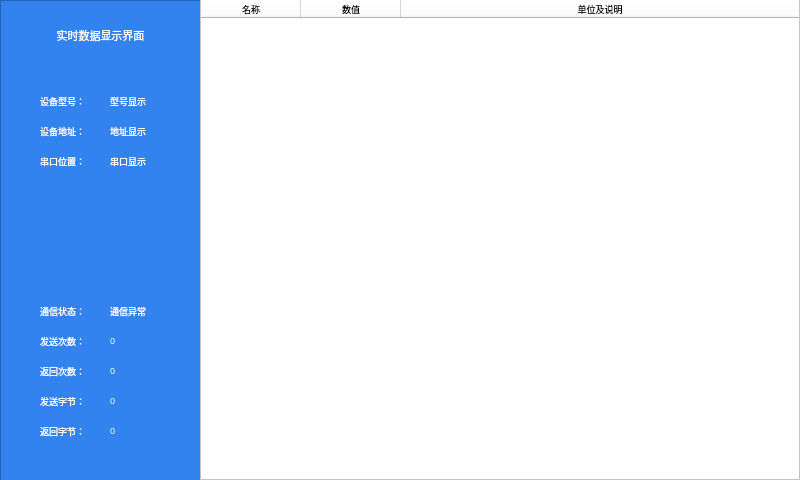
<?xml version="1.0" encoding="UTF-8"?>
<ui version="4.0">
 <class>Measure</class>
 <widget class="QWidget" name="Measure">
  <property name="windowModality">
   <enum>Qt::NonModal</enum>
  </property>
  <property name="geometry">
   <rect>
    <x>0</x>
    <y>0</y>
    <width>800</width>
    <height>480</height>
   </rect>
  </property>
  <property name="windowTitle">
   <string>Form</string>
  </property>
  <property name="styleSheet">
   <string notr="true">background-color: rgb(255, 255, 255);</string>
  </property>
  <widget class="QFrame" name="frame">
   <property name="geometry">
    <rect>
     <x>0</x>
     <y>0</y>
     <width>201</width>
     <height>481</height>
    </rect>
   </property>
   <property name="font">
    <font>
     <pointsize>9</pointsize>
    </font>
   </property>
   <property name="styleSheet">
    <string notr="true">background-color: rgb(50, 130, 240);
</string>
   </property>
   <property name="frameShape">
    <enum>QFrame::StyledPanel</enum>
   </property>
   <property name="frameShadow">
    <enum>QFrame::Raised</enum>
   </property>
   <widget class="QLabel" name="label">
    <property name="geometry">
     <rect>
      <x>40</x>
      <y>90</y>
      <width>61</width>
      <height>21</height>
     </rect>
    </property>
    <property name="font">
     <font>
      <pointsize>7</pointsize>
     </font>
    </property>
    <property name="styleSheet">
     <string notr="true">color:rgb(255, 255, 255);</string>
    </property>
    <property name="text">
     <string>设备型号：</string>
    </property>
   </widget>
   <widget class="QLabel" name="label_2">
    <property name="geometry">
     <rect>
      <x>40</x>
      <y>120</y>
      <width>61</width>
      <height>21</height>
     </rect>
    </property>
    <property name="font">
     <font>
      <pointsize>7</pointsize>
     </font>
    </property>
    <property name="styleSheet">
     <string notr="true">color:rgb(255, 255, 255);</string>
    </property>
    <property name="text">
     <string>设备地址：</string>
    </property>
   </widget>
   <widget class="QLabel" name="label_3">
    <property name="geometry">
     <rect>
      <x>20</x>
      <y>20</y>
      <width>161</width>
      <height>31</height>
     </rect>
    </property>
    <property name="font">
     <font>
      <pointsize>8</pointsize>
     </font>
    </property>
    <property name="styleSheet">
     <string notr="true">color:rgb(255, 255, 255);</string>
    </property>
    <property name="text">
     <string>实时数据显示界面</string>
    </property>
    <property name="alignment">
     <set>Qt::AlignCenter</set>
    </property>
   </widget>
   <widget class="QLabel" name="label_type">
    <property name="geometry">
     <rect>
      <x>110</x>
      <y>90</y>
      <width>81</width>
      <height>21</height>
     </rect>
    </property>
    <property name="font">
     <font>
      <pointsize>7</pointsize>
     </font>
    </property>
    <property name="styleSheet">
     <string notr="true">color:rgb(255, 255, 255);</string>
    </property>
    <property name="text">
     <string>型号显示</string>
    </property>
   </widget>
   <widget class="QLabel" name="label_addr">
    <property name="geometry">
     <rect>
      <x>110</x>
      <y>120</y>
      <width>81</width>
      <height>21</height>
     </rect>
    </property>
    <property name="font">
     <font>
      <pointsize>7</pointsize>
     </font>
    </property>
    <property name="styleSheet">
     <string notr="true">color:rgb(255, 255, 255);</string>
    </property>
    <property name="text">
     <string>地址显示</string>
    </property>
   </widget>
   <widget class="QLabel" name="label_com">
    <property name="geometry">
     <rect>
      <x>110</x>
      <y>150</y>
      <width>81</width>
      <height>21</height>
     </rect>
    </property>
    <property name="font">
     <font>
      <pointsize>7</pointsize>
     </font>
    </property>
    <property name="styleSheet">
     <string notr="true">color:rgb(255, 255, 255);</string>
    </property>
    <property name="text">
     <string>串口显示</string>
    </property>
   </widget>
   <widget class="QLabel" name="label_9">
    <property name="geometry">
     <rect>
      <x>40</x>
      <y>150</y>
      <width>61</width>
      <height>21</height>
     </rect>
    </property>
    <property name="font">
     <font>
      <pointsize>7</pointsize>
     </font>
    </property>
    <property name="styleSheet">
     <string notr="true">color:rgb(255, 255, 255);</string>
    </property>
    <property name="text">
     <string>串口位置：</string>
    </property>
   </widget>
   <widget class="QLabel" name="label_8">
    <property name="geometry">
     <rect>
      <x>40</x>
      <y>420</y>
      <width>61</width>
      <height>21</height>
     </rect>
    </property>
    <property name="font">
     <font>
      <pointsize>7</pointsize>
     </font>
    </property>
    <property name="styleSheet">
     <string notr="true">color: rgb(255, 255, 255);</string>
    </property>
    <property name="text">
     <string>返回字节：</string>
    </property>
   </widget>
   <widget class="QLabel" name="label_7">
    <property name="geometry">
     <rect>
      <x>40</x>
      <y>390</y>
      <width>61</width>
      <height>21</height>
     </rect>
    </property>
    <property name="font">
     <font>
      <pointsize>7</pointsize>
     </font>
    </property>
    <property name="styleSheet">
     <string notr="true">color: rgb(255, 255, 255);</string>
    </property>
    <property name="text">
     <string>发送字节：</string>
    </property>
   </widget>
   <widget class="QLabel" name="label_stat">
    <property name="geometry">
     <rect>
      <x>110</x>
      <y>300</y>
      <width>61</width>
      <height>21</height>
     </rect>
    </property>
    <property name="font">
     <font>
      <pointsize>7</pointsize>
     </font>
    </property>
    <property name="styleSheet">
     <string notr="true">color: rgb(255, 255, 255);</string>
    </property>
    <property name="text">
     <string>通信异常</string>
    </property>
   </widget>
   <widget class="QLabel" name="label_sbyte">
    <property name="geometry">
     <rect>
      <x>110</x>
      <y>390</y>
      <width>61</width>
      <height>21</height>
     </rect>
    </property>
    <property name="font">
     <font>
      <pointsize>7</pointsize>
     </font>
    </property>
    <property name="styleSheet">
     <string notr="true">color: rgb(255, 255, 255);</string>
    </property>
    <property name="text">
     <string>0</string>
    </property>
   </widget>
   <widget class="QLabel" name="label_rec">
    <property name="geometry">
     <rect>
      <x>110</x>
      <y>360</y>
      <width>61</width>
      <height>21</height>
     </rect>
    </property>
    <property name="font">
     <font>
      <pointsize>7</pointsize>
     </font>
    </property>
    <property name="styleSheet">
     <string notr="true">color: rgb(255, 255, 255);</string>
    </property>
    <property name="text">
     <string>0</string>
    </property>
   </widget>
   <widget class="QLabel" name="label_6">
    <property name="geometry">
     <rect>
      <x>40</x>
      <y>360</y>
      <width>61</width>
      <height>21</height>
     </rect>
    </property>
    <property name="font">
     <font>
      <pointsize>7</pointsize>
     </font>
    </property>
    <property name="styleSheet">
     <string notr="true">color: rgb(255, 255, 255);</string>
    </property>
    <property name="text">
     <string>返回次数：</string>
    </property>
   </widget>
   <widget class="QLabel" name="label_send">
    <property name="geometry">
     <rect>
      <x>110</x>
      <y>330</y>
      <width>61</width>
      <height>21</height>
     </rect>
    </property>
    <property name="font">
     <font>
      <pointsize>7</pointsize>
     </font>
    </property>
    <property name="styleSheet">
     <string notr="true">color: rgb(255, 255, 255);</string>
    </property>
    <property name="text">
     <string>0</string>
    </property>
   </widget>
   <widget class="QLabel" name="label_rbyte">
    <property name="geometry">
     <rect>
      <x>110</x>
      <y>420</y>
      <width>61</width>
      <height>21</height>
     </rect>
    </property>
    <property name="font">
     <font>
      <pointsize>7</pointsize>
     </font>
    </property>
    <property name="styleSheet">
     <string notr="true">color: rgb(255, 255, 255);</string>
    </property>
    <property name="text">
     <string>0</string>
    </property>
   </widget>
   <widget class="QLabel" name="label_4">
    <property name="geometry">
     <rect>
      <x>40</x>
      <y>300</y>
      <width>61</width>
      <height>21</height>
     </rect>
    </property>
    <property name="font">
     <font>
      <pointsize>7</pointsize>
     </font>
    </property>
    <property name="styleSheet">
     <string notr="true">color: rgb(255, 255, 255);</string>
    </property>
    <property name="text">
     <string>通信状态：</string>
    </property>
   </widget>
   <widget class="QLabel" name="label_5">
    <property name="geometry">
     <rect>
      <x>40</x>
      <y>330</y>
      <width>61</width>
      <height>21</height>
     </rect>
    </property>
    <property name="font">
     <font>
      <pointsize>7</pointsize>
     </font>
    </property>
    <property name="styleSheet">
     <string notr="true">color: rgb(255, 255, 255);</string>
    </property>
    <property name="text">
     <string>发送次数：</string>
    </property>
   </widget>
   <widget class="QLabel" name="label_debug">
    <property name="geometry">
     <rect>
      <x>80</x>
      <y>460</y>
      <width>111</width>
      <height>17</height>
     </rect>
    </property>
    <property name="font">
     <font>
      <pointsize>6</pointsize>
     </font>
    </property>
    <property name="text">
     <string/>
    </property>
   </widget>
  </widget>
  <widget class="QTableWidget" name="tableWidget">
   <property name="geometry">
    <rect>
     <x>200</x>
     <y>-1</y>
     <width>600</width>
     <height>481</height>
    </rect>
   </property>
   <property name="font">
    <font>
     <pointsize>7</pointsize>
    </font>
   </property>
   <property name="contextMenuPolicy">
    <enum>Qt::DefaultContextMenu</enum>
   </property>
   <property name="autoFillBackground">
    <bool>false</bool>
   </property>
   <property name="styleSheet">
    <string notr="true">font: 7pt &quot;Ubuntu&quot;;</string>
   </property>
   <property name="frameShape">
    <enum>QFrame::StyledPanel</enum>
   </property>
   <property name="verticalScrollBarPolicy">
    <enum>Qt::ScrollBarAsNeeded</enum>
   </property>
   <property name="horizontalScrollBarPolicy">
    <enum>Qt::ScrollBarAsNeeded</enum>
   </property>
   <property name="autoScroll">
    <bool>true</bool>
   </property>
   <property name="autoScrollMargin">
    <number>16</number>
   </property>
   <property name="editTriggers">
    <set>QAbstractItemView::NoEditTriggers</set>
   </property>
   <property name="dragEnabled">
    <bool>false</bool>
   </property>
   <property name="alternatingRowColors">
    <bool>true</bool>
   </property>
   <property name="selectionMode">
    <enum>QAbstractItemView::ExtendedSelection</enum>
   </property>
   <property name="selectionBehavior">
    <enum>QAbstractItemView::SelectRows</enum>
   </property>
   <property name="textElideMode">
    <enum>Qt::ElideRight</enum>
   </property>
   <property name="verticalScrollMode">
    <enum>QAbstractItemView::ScrollPerItem</enum>
   </property>
   <property name="horizontalScrollMode">
    <enum>QAbstractItemView::ScrollPerItem</enum>
   </property>
   <attribute name="horizontalHeaderVisible">
    <bool>true</bool>
   </attribute>
   <attribute name="horizontalHeaderCascadingSectionResizes">
    <bool>false</bool>
   </attribute>
   <attribute name="horizontalHeaderStretchLastSection">
    <bool>true</bool>
   </attribute>
   <attribute name="verticalHeaderMinimumSectionSize">
    <number>18</number>
   </attribute>
   <column>
    <property name="text">
     <string>名称</string>
    </property>
    <property name="font">
     <font>
      <pointsize>7</pointsize>
     </font>
    </property>
   </column>
   <column>
    <property name="text">
     <string>数值</string>
    </property>
    <property name="font">
     <font>
      <pointsize>7</pointsize>
     </font>
    </property>
   </column>
   <column>
    <property name="text">
     <string>单位及说明</string>
    </property>
    <property name="font">
     <font>
      <pointsize>7</pointsize>
     </font>
    </property>
   </column>
  </widget>
  <widget class="QWidget" name="widget" native="true">
   <property name="geometry">
    <rect>
     <x>0</x>
     <y>580</y>
     <width>601</width>
     <height>20</height>
    </rect>
   </property>
   <property name="styleSheet">
    <string notr="true">background-color: rgb(0, 0, 255);</string>
   </property>
  </widget>
 </widget>
 <resources/>
 <connections/>
</ui>
